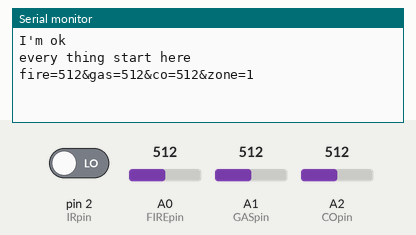
Recording of a sketch running on a simulated Arduino Uno, built with avr-gcc and run on an emulated ATmega328P. Shown: the last lines printed to the serial monitor. The inputs (shaded band) are chosen by the test bench; at power-on: A0 (FIREpin) = 512, A1 (GASpin) = 512, A2 (COpin) = 512, pin 2 (IRpin) LOW. WiFi joins after 1.5 s; servers stay silent unless stated; uploads are accepted with an empty reply.

Above: at 2.7 s.
2.8 s: A0 (FIREpin) set to 716
At 5.8 s:
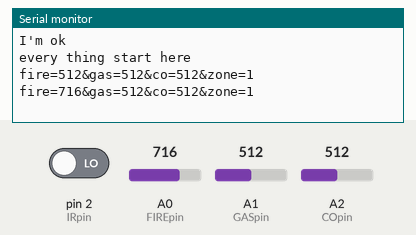
6.9 s: A1 (GASpin) set to 716
At 9.5 s:
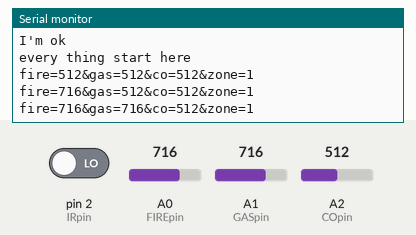
11.0 s: A2 (COpin) set to 716
At 11.9 s:
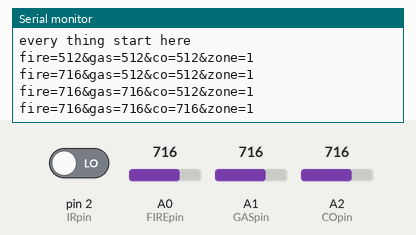
15.1 s: pin 2 (IRpin) driven HIGH
At 18.9 s:
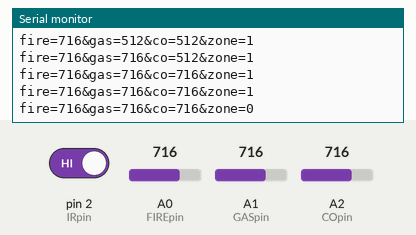
19.2 s: A0 (FIREpin) set to 900
At 21.7 s:
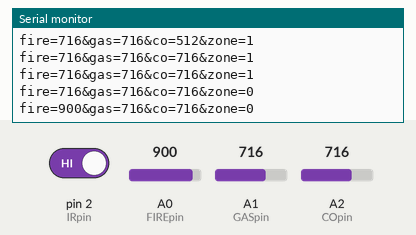
23.3 s: A1 (GASpin) set to 900
At 25.3 s:
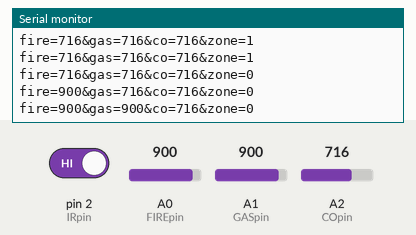
Timing chart, 0 to 26.8 s (numbered marks = the images above; inputs shaded):
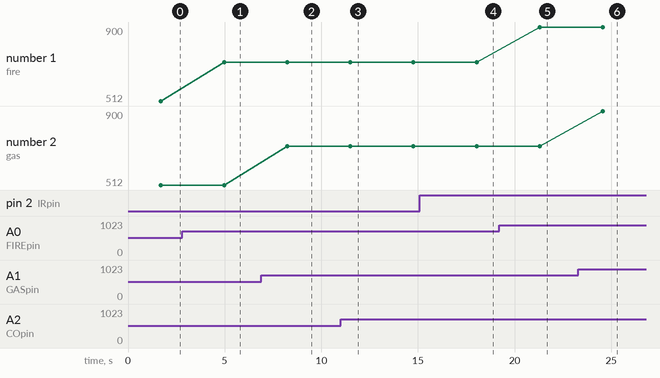

The sketch:

IOT_home_danger_sansor.ino
```cpp
#include <Ethernet.h>
#include <SPI.h>

const int FIREpin = A0;
const int GASpin = A1;
const int COpin = A2;
const int IRpin = 2;
int FIREvalue;
int GASvalue;
int COvalue;
int IRvalue;
String data;

byte mac[] = { 0x00, 0xAC, 0xDB, 0xCC, 0x08, 0x01 };
EthernetClient client;

void setup() {
  Serial.begin(9600);
  pinMode(IRpin, INPUT);
  if (Ethernet.begin(mac) == 0) {
    Serial.println("Failed to configure Ethernet using DHCP");
  }
  Serial.println("I'm ok");
  data = "";
  Serial.println("every thing start here");
}

void loop() {
  checkValue();
  overLimit();
  dataGather();
  sendPackage();
  delay(3000);
}
void checkValue() {
  FIREvalue = analogRead(FIREpin);
  GASvalue = analogRead(GASpin);
  COvalue = analogRead(COpin);
  IRvalue = digitalRead(IRpin);
  if (IRvalue == HIGH) {
    IRvalue = LOW;
  }
  else {
    IRvalue = HIGH;
  }
}
void beep() {
  //nothing for now;
}
void overLimit() {
  //nothing for now;
}
void dataGather() {
  data = "fire=";
  data.concat(FIREvalue);
  data.concat("&gas=");
  data.concat(GASvalue);
  data.concat("&co=");
  data.concat(COvalue);
  data.concat("&zone=");
  data.concat(IRvalue);
}
void sendPackage() {
  if (client.connect("140.134.26.72", 80)) { // REPLACE WITH YOUR SERVER ADDRESS
    client.println("POST /IoT/Hardware/arduino/danger_add.php HTTP/1.1");
    client.println("Host: 140.134.26.72"); // SERVER ADDRESS HERE TOO
    client.println("Content-Type: application/x-www-form-urlencoded");
    client.print("Content-Length: ");
    client.println(data.length());
    client.println();
    client.print(data);
  }
  Serial.println(data);
  if (client.connected()) {
    client.stop();  // DISCONNECT FROM THE SERVER
  }
}
```

Measured:
- after the input at 2.8 s, the serial monitor: prints a new line after 2.2 s (image 1)
- after the input at 6.9 s, the serial monitor: prints a new line after 1.3 s (image 2)
- after the input at 11.0 s, the serial monitor: prints a new line after 0.50 s (image 3)
- after the input at 15.1 s, the serial monitor: prints a new line after 2.9 s (image 4)
- after the input at 19.2 s, the serial monitor: prints a new line after 2.1 s (image 5)
- after the input at 23.3 s, the serial monitor: prints a new line after 1.3 s (image 6)
- plotted number 1: 512 → 716 after the input at 2.8 s, 716 → 900 after the input at 19.2 s
